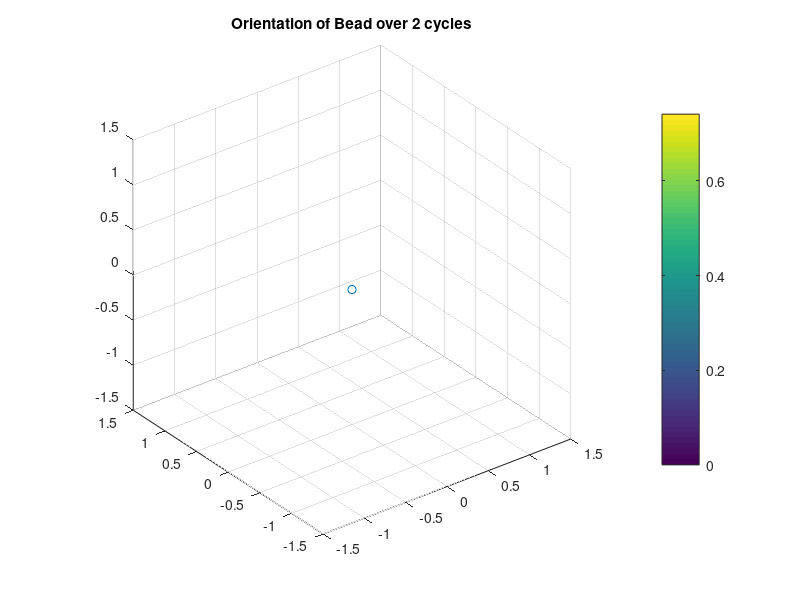

Write the MATLAB code that produced this figure. (Note: this script raises an error after producing the figure.)
figure;
scatter3(0,0,0);
hold on
axis equal
axis([-1.5,1.5,-1.5,1.5,-1.5,1.5]);
title('Orientation of Bead over 2 cycles');
c = colorbar('eastoutside');
c.Label.String = 'scan number'; 
c.Label.FontSize = 12;
poi = goodTracks(:,13) == 1248;
scatter3(goodTracks(poi,9),goodTracks(poi,10),goodTracks(poi,11),4 * goodTracks(poi,12), goodTracks(poi, 12), 'filled');
scatter3(-goodTracks(poi,9),-goodTracks(poi,10),-goodTracks(poi,11),4 * goodTracks(poi,12), goodTracks(poi, 12), 'filled');
plot3(goodTracks(poi,9),goodTracks(poi,10),goodTracks(poi,11));
plot3(-goodTracks(poi,9),-goodTracks(poi,10),-goodTracks(poi,11));
